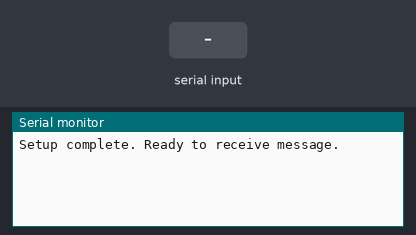
Recording of a sketch running on a simulated Arduino Mega 2560, built with avr-gcc and run on an emulated ATmega2560. Parts: the last lines printed to the serial monitor. Inputs (shaded band) come from the test bench.

Above: at 1.2 s.
1.3 s: "#" received over the second serial link
At 2.3 s:
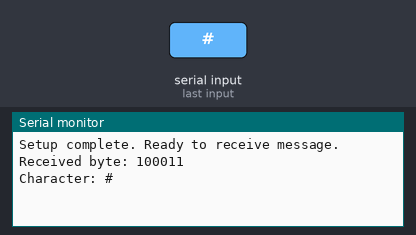
2.8 s: "1" received over the second serial link
At 3.5 s:
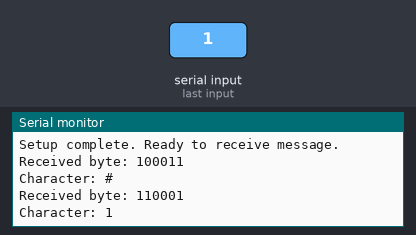

The sketch:

Ultrasound_decode_v1.5.ino
```cpp
void setup() {
  // Initialize the debugging Serial port
  Serial.begin(115200);
  while (!Serial) {
    // Wait for the Serial port to be ready
  }

  // Initialize the UART port for reading the signal
  Serial1.begin(600, SERIAL_8N1);  // 600 baud, 8 data bits, no parity, 1 stop bit

  Serial.println("Setup complete. Ready to receive message.");
}

void loop() {
  static char buffer[5]; // Buffer to store 4 characters + null terminator
  static int index = 0;  // Index to track the buffer position
  static bool messageComplete = false; // Flag to stop receiving

  if (!messageComplete && Serial1.available()) {
    // Read the incoming byte from the UART port
    char incomingByte = Serial1.read();

    // Print the received byte to the Serial Monitor
    Serial.print("Received byte: ");
    Serial.println(incomingByte, BIN);  // Print the byte as a binary number

    // Decode the byte if necessary (this depends on the expected format)
    // Assuming the message is directly readable ASCII characters
    Serial.print("Character: ");
    Serial.println(incomingByte);

    // Store the byte in the buffer if it's part of the 4-character name
    if (index < 4) {
      buffer[index++] = incomingByte;
    }

    // Check if the buffer contains a 4-character name starting with '#'
    if (index == 4) {
      buffer[index] = '\0';  // Null-terminate the buffer
      if (buffer[0] == '#') {
        Serial.print("Detected name: ");
        Serial.println(buffer);
        messageComplete = true;  // Stop receiving further characters
      } else {
        // Shift buffer content to the left by one position and reset index
        for (int i = 0; i < 3; i++) {
          buffer[i] = buffer[i + 1];
        }
        index = 3;
      }
    }
  }

  // Debugging: Print analog values from the signal pin
  // int signal_value = analogRead(A0);
  // Serial.print("Analog value: ");
  // Serial.println(signal_value);
  // delay(10);  // Small delay to avoid flooding the serial monitor
}
```

Measured:
- after the input at 1.3 s, the serial monitor: prints a new line at once (image 1)
- after the input at 2.8 s, the serial monitor: prints a new line at once (image 2)
